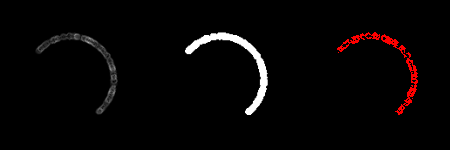

The script that drew this image:
#!/usr/bin/env python

# Demonstrate vtkPointDensityFilter with gradient computation, showing
# gradient magnitude as an image slice, classification labels, and
# gradient vectors via hedgehog in three viewports.

# Factory overrides
import vtkmodules.vtkInteractionStyle  # noqa: F401
import vtkmodules.vtkRenderingFreeType  # noqa: F401
import vtkmodules.vtkRenderingOpenGL2  # noqa: F401

from vtkmodules.vtkCommonCore import vtkMath
from vtkmodules.vtkCommonDataModel import (
    vtkPlane,
    vtkSphere,
)
from vtkmodules.vtkFiltersCore import (
    vtkAssignAttribute,
    vtkClipPolyData,
    vtkFlyingEdgesPlaneCutter,
    vtkHedgeHog,
)
from vtkmodules.vtkFiltersPoints import (
    vtkBoundedPointSource,
    vtkFitImplicitFunction,
    vtkPointDensityFilter,
)
from vtkmodules.vtkRenderingCore import (
    vtkActor,
    vtkImageSlice,
    vtkImageSliceMapper,
    vtkPolyDataMapper,
    vtkRenderWindow,
    vtkRenderWindowInteractor,
    vtkRenderer,
)

# Parameters
res = 100
n_pts = 1000000
math = vtkMath()
math.RandomSeed(31415)

# Bounded random point source
points = vtkBoundedPointSource()
points.SetNumberOfPoints(n_pts)
points.ProduceRandomScalarsOn()
points.ProduceCellOutputOff()
points.Update()

# Sphere implicit function
sphere = vtkSphere()
sphere.SetCenter(0.0, 0.1, 0.2)
sphere.SetRadius(0.75)

# Extract points near sphere surface
extract = vtkFitImplicitFunction()
extract.SetInputConnection(points.GetOutputPort())
extract.SetImplicitFunction(sphere)
extract.SetThreshold(0.005)
extract.GenerateVerticesOn()

# Clip with a plane
clip_plane = vtkPlane()
clip_plane.SetOrigin(sphere.GetCenter())
clip_plane.SetNormal(1, 1, 1)

clipper = vtkClipPolyData()
clipper.SetInputConnection(extract.GetOutputPort())
clipper.SetClipFunction(clip_plane)

# Density with gradient
density_filter = vtkPointDensityFilter()
density_filter.SetInputConnection(clipper.GetOutputPort())
density_filter.SetSampleDimensions(res, res, res)
density_filter.SetDensityEstimateToFixedRadius()
density_filter.SetRadius(0.05)
density_filter.SetRelativeRadius(2.5)
density_filter.SetDensityFormToNumberOfPoints()
density_filter.ComputeGradientOn()
density_filter.Update()
scalar_range = density_filter.GetOutput().GetPointData().GetArray("Gradient Magnitude").GetRange()

# Gradient magnitude slice
assign_0 = vtkAssignAttribute()
assign_0.SetInputConnection(density_filter.GetOutputPort())
assign_0.Assign("Gradient Magnitude", "SCALARS", "POINT_DATA")

slice_mapper_0 = vtkImageSliceMapper()
slice_mapper_0.BorderOn()
slice_mapper_0.SliceAtFocalPointOn()
slice_mapper_0.SliceFacesCameraOn()
slice_mapper_0.SetInputConnection(assign_0.GetOutputPort())

slice_0 = vtkImageSlice()
slice_0.SetMapper(slice_mapper_0)
slice_0.GetProperty().SetColorWindow(scalar_range[1] - scalar_range[0])
slice_0.GetProperty().SetColorLevel(0.5 * (scalar_range[0] + scalar_range[1]))

# Classification labels slice
assign_1 = vtkAssignAttribute()
assign_1.SetInputConnection(density_filter.GetOutputPort())
assign_1.Assign("Classification", "SCALARS", "POINT_DATA")

slice_mapper_1 = vtkImageSliceMapper()
slice_mapper_1.BorderOn()
slice_mapper_1.SliceAtFocalPointOn()
slice_mapper_1.SliceFacesCameraOn()
slice_mapper_1.SetInputConnection(assign_1.GetOutputPort())
slice_mapper_1.Update()

slice_1 = vtkImageSlice()
slice_1.SetMapper(slice_mapper_1)
slice_1.GetProperty().SetColorWindow(1)
slice_1.GetProperty().SetColorLevel(0.5)

# Gradient vectors via hedgehog on a plane cut
assign_2 = vtkAssignAttribute()
assign_2.SetInputConnection(density_filter.GetOutputPort())
assign_2.Assign("Gradient", "VECTORS", "POINT_DATA")

cut_plane = vtkPlane()
cut_plane.SetNormal(0, 0, 1)
cut_plane.SetOrigin(0.0701652, 0.172689, 0.27271)

cut = vtkFlyingEdgesPlaneCutter()
cut.SetInputConnection(assign_2.GetOutputPort())
cut.SetPlane(cut_plane)
cut.InterpolateAttributesOn()

hedgehog = vtkHedgeHog()
hedgehog.SetInputConnection(cut.GetOutputPort())
hedgehog.SetScaleFactor(0.0001)

hedgehog_mapper = vtkPolyDataMapper()
hedgehog_mapper.SetInputConnection(hedgehog.GetOutputPort())
hedgehog_mapper.SetScalarRange(scalar_range)

hedgehog_actor = vtkActor()
hedgehog_actor.SetMapper(hedgehog_mapper)

# Renderers
renderer_0 = vtkRenderer()
renderer_0.SetViewport(0, 0, 0.333, 1)
renderer_0.AddActor(slice_0)
renderer_0.SetBackground(0, 0, 0)

renderer_1 = vtkRenderer()
renderer_1.SetViewport(0.333, 0, 0.667, 1)
renderer_1.AddActor(slice_1)
renderer_1.SetBackground(0, 0, 0)

renderer_2 = vtkRenderer()
renderer_2.SetViewport(0.667, 0, 1, 1)
renderer_2.AddActor(hedgehog_actor)
renderer_2.SetBackground(0, 0, 0)

# Window
render_window = vtkRenderWindow()
render_window.AddRenderer(renderer_0)
render_window.AddRenderer(renderer_1)
render_window.AddRenderer(renderer_2)
render_window.SetSize(450, 150)
render_window.SetWindowName("density gradient")

# Scene
camera = renderer_0.GetActiveCamera()
camera.ParallelProjectionOn()
camera.SetFocalPoint(0, 0, 0)
camera.SetPosition(0, 0, 1)
renderer_0.ResetCamera()

renderer_1.SetActiveCamera(camera)
renderer_2.SetActiveCamera(camera)

# Interactor
interactor = vtkRenderWindowInteractor()
interactor.SetRenderWindow(render_window)

interactor.Initialize()
interactor.Start()
